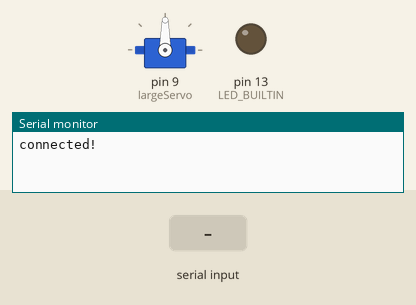
This sketch was run on a simulated Arduino Uno, built with avr-gcc and run on an emulated ATmega328P. Parts: servo, output pins drawn as LEDs (lit = HIGH), the last lines printed to the serial monitor. Inputs (shaded band) come from the test bench.

Above: at 1.2 s.
1.3 s: "a" received over Serial
At 2.7 s:
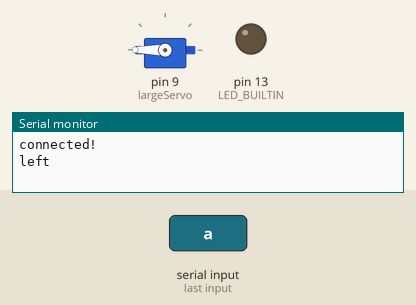
3.7 s: "h" received over Serial
At 4.5 s:
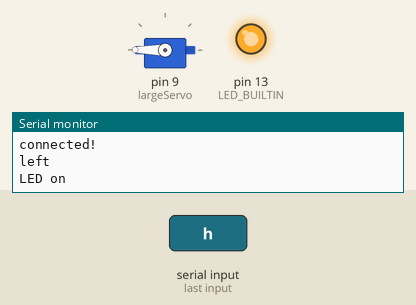
5.2 s: "d" received over Serial
At 7.9 s:
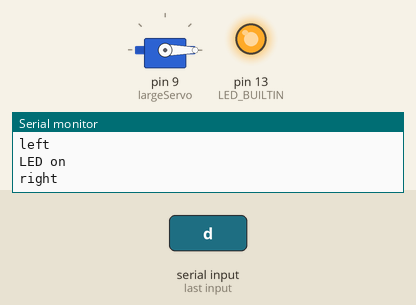
8.2 s: "l" received over Serial
At 9.1 s:
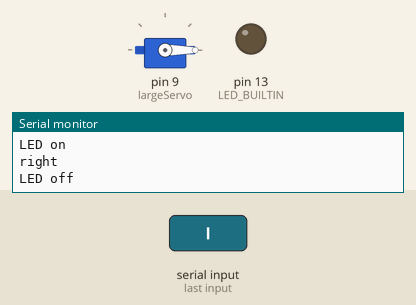
9.7 s: "a" received over Serial
At 10.16 s:
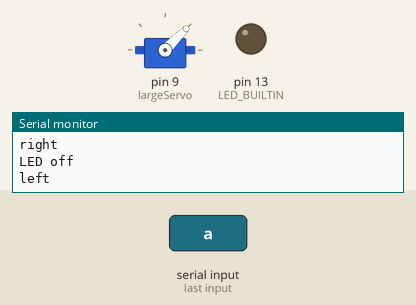
12.7 s: "d" received over Serial
At 12.86 s:
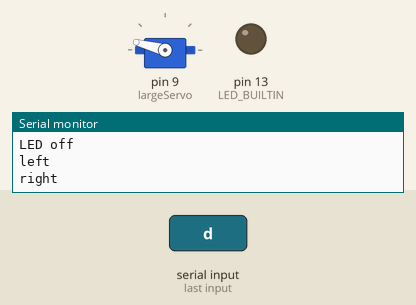
Timing chart, 0 to 16.0 s (numbered marks = the images above; inputs shaded):
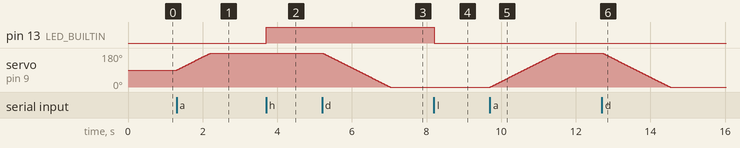

Measured:
- after the input at 1.3 s, servo on pin 9 (largeServo): moves from 90° to 180° over 0.91 s, starting at once
- after the input at 3.7 s, pin 13 (LED_BUILTIN): LOW → HIGH at once
- after the input at 5.2 s, servo on pin 9 (largeServo): moves from 180° to 0° over 1.8 s, starting at once
- after the input at 8.2 s, pin 13 (LED_BUILTIN): HIGH → LOW at once
- after the input at 9.7 s, servo on pin 9 (largeServo): moves from 0° to 180° over 1.8 s, starting at once
- after the input at 12.7 s, servo on pin 9 (largeServo): moves from 180° to 0° over 1.8 s, starting at once

The sketch:

arduino-code.ino
```cpp
#include <Servo.h>
#include<SoftwareSerial.h>

Servo largeServo;

void setup () {
  //Servo setup
  largeServo.attach(9);

  // LED data
  pinMode(LED_BUILTIN, OUTPUT);

  //Serial setup
  Serial.begin(9600);
  Serial.println("connected!");
 }

void loop () {
  if (Serial.available() > 0) {
    char ch = (char)Serial.read();

    if (ch == 'h') {
      digitalWrite(LED_BUILTIN, HIGH);
      Serial.println("LED on");
    }
    else if (ch == 'l') {
      digitalWrite(LED_BUILTIN, LOW);
      Serial.println("LED off");
    }
    else if (ch == 'a') {
      Serial.println("left");
      for (int largeAngle = largeServo.read();largeAngle <= 180; largeAngle += 1) { //should I delete the "largeAngle <= 180" part?
        largeServo.write(largeAngle);
        delay(10);
      }
    }
    else if (ch == 'd') {
      Serial.println("right");
      for (int largeAngle = largeServo.read(); largeAngle >= 0 && (char)Serial.read() != 'n'; largeAngle -= 1) {
        largeServo.write(largeAngle);
        delay(10);
      }
    }
    //neutral position
    else if (ch == 'n') {
      Serial.println("neutral");
      int largeAngle = largeServo.read();
      largeServo.write(largeAngle);

    }
  }
}

//  final touches
//Servo medServo;
//medServo.attach(10);
//Servo smallServo;
//smallServo.attach(11);
//else if (ch == 'f') {
//  Serial.write("front");
//  int medAngle = medServo.read();
//  for (medAngle <= 180; medAngle -= 1;) {
//  medServo.write(medAngle);}}
//else if (ch == 'v') {
//  Serial.write("back");
//  int medAngle = medServo.read();
//  for (medAngle <= 180; medAngle += 1;) {
//  medServo.write(medAngle);}}
//else if (ch == 'w') {
//  Serial.write("open");
//  int smallAngle = smallServo.read();
//  for (smallAngle <= 180; smallAngle += 1;) {
//  smallServo.write(smallAngle);}}
//else if (ch == 's') {
//  Serial.write("close");
//  int smallAngle = smallServo.read();
//  for (smallAngle <= 180; smallAngle -= 1;) {
//  smallServo.write(smallAngle);}}
//and add neutral position code
```
